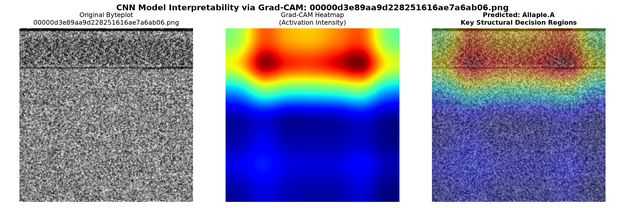
#> input picture outputs/explanations/00000d3e89aa9d228251616ae7a6ab06_gradcam.png, 625 x 208 px, shrunk from 2250 x 750 before the run
$ python create_project_infographic.py
#> lines starting #> are read from the running program, lines starting #| are printed output that depends on the picture
"""
create_project_infographic.py

Generates a publication-grade, crisp 4K visual infographic illustrating:
1. The Step-by-Step Operational Workflow (How it Works)
2. The Modular Software Architecture & Tech Stack (Project Structure)
"""

import os
import glob
from PIL import Image
import matplotlib
matplotlib.use("Agg")
import matplotlib.pyplot as plt
import matplotlib.patches as patches
from matplotlib.gridspec import GridSpec


def build_infographic(output_path="demo_presentation/project_working_and_structure.png"):
    os.makedirs(os.path.dirname(output_path), exist_ok=True)

    # 4K Canvas (16:9 ratio): 24 x 13.5 inches at 150 DPI = 3600 x 2025 px
    fig = plt.figure(figsize=(24, 13.5), facecolor="#070c14", dpi=150)
    gs = GridSpec(1, 1, figure=fig, left=0.01, right=0.99, top=0.98, bottom=0.02)
    ax = fig.add_subplot(gs[0])
    ax.set_facecolor("#070c14")
    ax.set_xlim(0, 100)
    ax.set_ylim(0, 100)
    ax.axis("off")

    # Colors
    C_BG_CARD   = "#0d1624"
    C_BORDER    = "#1b2c44"
    C_CYAN      = "#00d4ff"
    C_BLUE      = "#388bfd"
    C_GREEN     = "#00e676"
    C_RED       = "#ff1744"
    C_ORANGE    = "#ff9100"
    C_PURPLE    = "#a371f7"
    C_TEXT_MAIN = "#ffffff"
    C_TEXT_MUT  = "#8fa3bf"
    C_CODE_BG   = "#09101a"

    # =========================================================================
    # HEADER BANNER
    # =========================================================================
    ax.text(50, 97.2, "MALVISION: SYSTEM WORKING & MODULAR STRUCTURE",
            fontsize=22, fontweight="bold", color=C_CYAN, ha="center", va="center")
    ax.text(50, 94.8, "Deep Learning Binary-to-Texture Malware Classification & Explainable Threat Hunting Platform",
            fontsize=12, color=C_TEXT_MUT, ha="center", va="center")
    ax.plot([3, 97], [93.4, 93.4], color="#16273d", lw=1.5)

    def draw_card(x, y, w, h, title, subtitle=None, border_color=C_BORDER, header_color=C_CYAN, fill=C_BG_CARD):
        rect = patches.FancyBboxPatch((x, y), w, h, boxstyle="round,pad=0.5,rounding_size=1.0",
                                      facecolor=fill, edgecolor=border_color, linewidth=1.4, zorder=1)
        ax.add_patch(rect)
        ax.text(x + 1.2, y + h - 1.8, title, fontsize=11, fontweight="bold", color=header_color, va="center", zorder=2)
        if subtitle:
            ax.text(x + 1.2, y + h - 3.4, subtitle, fontsize=8, color=C_TEXT_MUT, va="center", zorder=2)
        ax.plot([x + 0.8, x + w - 0.8], [y + h - 4.5, y + h - 4.5], color="#182c44", lw=1, zorder=2)

    def draw_arrow(x1, y1, x2, y2, color=C_CYAN, label=None):
        ax.annotate("", xy=(x2, y2), xytext=(x1, y1),
                    arrowprops=dict(arrowstyle="-|>", color=color, lw=2.2, mutation_scale=16),
                    zorder=10)
        if label:
            ax.text((x1 + x2)/2, (y1 + y2)/2 + 1.2, label, fontsize=8, color=color,
                    ha="center", va="bottom", fontweight="bold", zorder=11)

    # =========================================================================
    # PART 1: THE OPERATIONAL WORKFLOW (HOW IT WORKS) - Top Half (Y: 50 to 92)
    # =========================================================================
    ax.text(3, 91.5, "PART 1: THE 4-STEP OPERATIONAL PIPELINE (HOW IT WORKS)",
            fontsize=12, fontweight="bold", color="#ffffff", va="center")

    # Step 1: Binary Ingestion
    draw_card(3, 52, 21, 37.5, "STEP 1: INGESTION", "Static Raw Byte Stream (No Execution)", border_color=C_BLUE, header_color=C_BLUE)

    # Hex Box
    hex_box = patches.FancyBboxPatch((4.2, 69.5), 18.6, 14.5, boxstyle="round,pad=0.3",
                                     facecolor=C_CODE_BG, edgecolor="#1a2f47", lw=1, zorder=3)
    ax.add_patch(hex_box)
    ax.text(4.8, 82.2, "OFFSET   HEX STREAM (BYTES 0-255)   ASCII", fontsize=7.2, family="monospace", color="#627d98", zorder=4)
    hex_lines = [
        "00000000 4D 5A 90 00 03 00 00 00  MZ......",
        "00000008 04 00 00 00 FF FF 00 00  ........",
        "00000010 B8 00 00 00 00 00 00 00  ........",
        "00000018 40 00 00 00 00 00 00 00  @.......",
        "00000020 00 00 00 00 00 00 00 00  ........",
        "00000028 00 00 00 00 00 00 00 00  ........",
        "00000030 00 00 00 00 F0 00 00 00  ........"
    ]
    for idx, l in enumerate(hex_lines):
        ax.text(4.8, 80.5 - idx * 1.4, l, fontsize=7.2, family="monospace",
                color="#00e5ff" if idx == 0 else "#a0b3c6", zorder=4)

    props1 = [
        "[+] Input: Raw .exe / .dll / .bin",
        "[+] 1D Array of N Bytes in [0, 255]",
        "[+] 100% Safe: Code NEVER executes",
        "[+] Immune to anti-VM / sleep tricks"
    ]
    for idx, p in enumerate(props1):
        ax.text(4.5, 65.5 - idx * 2.8, p, fontsize=8, color="#cbd5e1", zorder=4)

    draw_arrow(24.5, 70.5, 27.5, 70.5, color=C_CYAN, label="Bytes [0,255]")

    # Step 2: 2D Spatial Reshaping
    draw_card(28, 52, 22, 37.5, "STEP 2: SPATIAL RESHAPING", "Nataraj Heuristic: Byte -> Grayscale Pixel", border_color=C_CYAN, header_color=C_CYAN)

    math_box = patches.FancyBboxPatch((29.2, 75.5), 19.6, 8.5, boxstyle="round,pad=0.3",
                                      facecolor=C_CODE_BG, edgecolor="#1a2f47", lw=1, zorder=3)
    ax.add_patch(math_box)
    ax.text(30.0, 82.2, "HEURISTIC FORMULA", fontsize=8, fontweight="bold", color=C_CYAN, zorder=4)
    ax.text(30.0, 80.2, "Pixel (0-255) = Byte Value (0-255)", fontsize=7.5, family="monospace", color="#ffffff", zorder=4)
    ax.text(30.0, 78.4, "Width (W) = LookupTable(File Size)", fontsize=7.5, family="monospace", color="#ffffff", zorder=4)
    ax.text(30.0, 76.6, "Height (H) = ceil( File_Bytes / W )", fontsize=7.5, family="monospace", color="#8fa3bf", zorder=4)

    # Embed sample image
    sample_files = glob.glob("data/dataset/*/*.png")
    if sample_files:
        sample_img = Image.open(sample_files[0]).convert("L")
        img_ax = fig.add_axes([0.315, 0.54, 0.08, 0.14], zorder=5)
        img_ax.imshow(sample_img, cmap="gray")
        img_ax.axis("off")
        img_ax.set_title("Generated Byteplot", fontsize=7.5, color=C_CYAN, pad=3)

    props2 = [
        "Width Rule:",
        "<10KB -> 32px",
        "10-30KB -> 64px",
        "30-60KB -> 128px",
        "60-100KB -> 256px",
        ">1MB -> 1024px"
    ]
    for idx, p in enumerate(props2):
        ax.text(41.5, 68.0 - idx * 2.5, p, fontsize=7.5, family="monospace",
                color=C_CYAN if idx == 0 else "#a0b3c6", zorder=4)

    draw_arrow(50.5, 70.5, 53.5, 70.5, color=C_CYAN, label="Grayscale PNG")

    # Step 3: ResNet-18 Feature Extraction
    draw_card(54, 52, 22, 37.5, "STEP 3: DEEP CNN BACKBONE", "ResNet-18 Grayscale Feature Extraction", border_color=C_PURPLE, header_color=C_PURPLE)

    stages = [
        ("Conv1 (7x7, s=2)", "64 x 112x112", "Section edges & margins", "#2979ff"),
        ("Residual Layer 1", "64 x 56x56", "Opcode instruction static", "#00b0ff"),
        ("Residual Layer 2", "128 x 28x28", "String tables & data loops", "#00e5ff"),
        ("Residual Layer 3", "256 x 14x14", "Code-to-payload ratios", "#00e676"),
        ("Residual Layer 4", "512 x 7x7", "Family signature blueprint", "#ff9100"),
    ]
    for idx, (sname, dim, role, col) in enumerate(stages):
        sy = 83.5 - idx * 5.2
        s_rect = patches.FancyBboxPatch((55.2, sy - 4.2), 19.6, 4.4, boxstyle="round,pad=0.2",
                                        facecolor=C_CODE_BG, edgecolor=col, lw=1.1, zorder=3)
        ax.add_patch(s_rect)
        ax.text(56.0, sy - 1.5, sname, fontsize=8, fontweight="bold", color="#ffffff", zorder=4)
        ax.text(56.0, sy - 3.2, role, fontsize=7.2, color="#94a3b8", zorder=4)
        ax.text(73.5, sy - 2.4, dim, fontsize=7, family="monospace", color=col, ha="right", va="center", zorder=4)

    draw_arrow(76.5, 70.5, 79.5, 70.5, color=C_CYAN, label="512-d Latent")

    # Step 4: Decision & Explainability
    draw_card(80, 52, 17, 37.5, "STEP 4: TRIAGE & EXPLAIN", "Output Scoring & Grad-CAM Heatmap", border_color=C_GREEN, header_color=C_GREEN)

    # Threat Triage Badges
    badges = [
        ("CRITICAL", "> 85%", C_RED, "Definite family match. Quarantine."),
        ("SUSPICIOUS", "60-85%", C_ORANGE, "Possible hybrid. Audit needed."),
        ("INCONCLUSIVE", "< 60%", C_GREEN, "Likely clean file (e.g. cmd.exe)")
    ]
    for idx, (bname, bthresh, bcol, bdesc) in enumerate(badges):
        by = 83.0 - idx * 4.8
        b_p = patches.FancyBboxPatch((81.2, by - 3.6), 14.6, 3.8, boxstyle="round,pad=0.2",
                                    facecolor=C_CODE_BG, edgecolor=bcol, lw=1, zorder=3)
        ax.add_patch(b_p)
        ax.text(82.0, by - 1.5, bname, fontsize=8, fontweight="bold", color=bcol, zorder=4)
        ax.text(94.5, by - 1.5, bthresh, fontsize=7.2, color="#cbd5e1", ha="right", zorder=4)
        ax.text(82.0, by - 3.0, bdesc, fontsize=6.5, color="#8fa3bf", zorder=4)

    # Embed GradCAM
    gc_files = glob.glob("outputs/explanations/*.png")
    if gc_files:
        gc_img = Image.open(gc_files[0])
#> gc_img is the input picture: PIL image 625x208 RGBA; mean R, G, B, A 145, 142.4, 165.7, 255
        gc_ax = fig.add_axes([0.815, 0.54, 0.145, 0.09], zorder=5)
        gc_ax.imshow(gc_img)
        gc_ax.axis("off")
        gc_ax.set_title("Grad-CAM Thermal Heatmap", fontsize=7.2, color=C_ORANGE, pad=2)

    # Dividing line between Part 1 and Part 2
    ax.plot([3, 97], [48.0, 48.0], color="#16273d", lw=1.5)

    # =========================================================================
    # PART 2: MODULAR SOFTWARE STRUCTURE (HOW THE PROJECT IS BUILT) - Bottom (Y: 4 to 45)
    # =========================================================================
    ax.text(3, 46.0, "PART 2: MODULAR PROJECT ARCHITECTURE & CODEBASE STRUCTURE",
            fontsize=12, fontweight="bold", color="#ffffff", va="center")

    # Layer A: User Interaction Layer
    draw_card(3, 4, 21, 39, "LAYER 1: USER INTERACTION", "Streamlit Threat Hunter Web Interface", border_color=C_CYAN, header_color=C_CYAN)
    ui_items = [
        ("app.py", "Main Streamlit Dashboard", "Web UI for drag-and-drop, gauges & results"),
        ("start.bat", "1-Click Windows Launcher", "Automates python environment & browser launch"),
        ("Single File Tab", "Real-time File Triage", "Instant byteplot toggle, top-5 confidence meters"),
        ("Batch Triage Tab", "Multi-File Ingestion", "Uploads dozens of binaries for bulk analysis"),
        ("Dataset Gallery", "Malimg Visual Explorer", "Browse & inspect sample textures across 26 classes")
    ]
    for idx, (fn, role, desc) in enumerate(ui_items):
        iy = 36.5 - idx * 6.0
        i_box = patches.FancyBboxPatch((4.2, iy - 4.5), 18.6, 5.0, boxstyle="round,pad=0.2",
                                       facecolor=C_CODE_BG, edgecolor="#1a2f47", lw=1, zorder=3)
        ax.add_patch(i_box)
        ax.text(5.0, iy - 1.5, fn, fontsize=8, fontweight="bold", family="monospace", color=C_CYAN, zorder=4)
        ax.text(5.0, iy - 2.8, role, fontsize=7.2, fontweight="bold", color="#ffffff", zorder=4)
        ax.text(5.0, iy - 4.0, desc, fontsize=6.5, color="#8fa3bf", zorder=4)

    # Layer B: Inference & Processing Engine
    draw_card(27, 4, 22, 39, "LAYER 2: CORE AI ENGINE", "PyTorch Modeling, Training & Inference", border_color=C_BLUE, header_color=C_BLUE)
    ai_items = [
        ("model.py", "ResNet-18 Grayscale Surgery", "Averages RGB weights [64,3,7,7] -> [64,1,7,7]"),
        ("train.py", "Optimization Loop", "Adam, lr=1e-4, CrossEntropyLoss, ReduceLROnPlateau"),
        ("predict.py", "CLI Inference Engine", "Processes files, outputs top-k family rankings"),
        ("evaluate.py", "Evaluation Metrics", "Computes confusion matrix & classification report"),
        ("tracker.py", "Real-time Training Monitor", "Tracks epoch loss & accuracy curves during training")
    ]
    for idx, (fn, role, desc) in enumerate(ai_items):
        iy = 36.5 - idx * 6.0
        i_box = patches.FancyBboxPatch((28.2, iy - 4.5), 19.6, 5.0, boxstyle="round,pad=0.2",
                                       facecolor=C_CODE_BG, edgecolor="#1a2f47", lw=1, zorder=3)
        ax.add_patch(i_box)
        ax.text(29.0, iy - 1.5, fn, fontsize=8, fontweight="bold", family="monospace", color=C_BLUE, zorder=4)
        ax.text(29.0, iy - 2.8, role, fontsize=7.2, fontweight="bold", color="#ffffff", zorder=4)
        ax.text(29.0, iy - 4.0, desc, fontsize=6.5, color="#8fa3bf", zorder=4)

    # Layer C: Data Transformation & Explainability
    draw_card(52, 4, 22, 39, "LAYER 3: DATA & EXPLAINABILITY", "Byte Conversion & Grad-CAM Heatmaps", border_color=C_ORANGE, header_color=C_ORANGE)
    data_items = [
        ("binary_to_image.py", "Nataraj Conversion Engine", "Maps raw byte arrays to 2D grayscale PNGs"),
        ("explain.py", "Grad-CAM Implementation", "Hooks Layer 4 feature maps, calculates gradients"),
        ("dataset.py", "PyTorch Dataset Loader", "Implements stratified 70/15/15 train/val/test splits"),
        ("config.py", "Central Configuration", "Single source of truth for paths, width table & hyperparams"),
        ("download_malimg.py", "Dataset Pipeline", "Automates acquisition & extraction of Malimg corpus")
    ]
    for idx, (fn, role, desc) in enumerate(data_items):
        iy = 36.5 - idx * 6.0
        i_box = patches.FancyBboxPatch((53.2, iy - 4.5), 19.6, 5.0, boxstyle="round,pad=0.2",
                                       facecolor=C_CODE_BG, edgecolor="#1a2f47", lw=1, zorder=3)
        ax.add_patch(i_box)
        ax.text(54.0, iy - 1.5, fn, fontsize=8, fontweight="bold", family="monospace", color=C_ORANGE, zorder=4)
        ax.text(54.0, iy - 2.8, role, fontsize=7.2, fontweight="bold", color="#ffffff", zorder=4)
        ax.text(54.0, iy - 4.0, desc, fontsize=6.5, color="#8fa3bf", zorder=4)

    # Layer D: Storage & Threat Intelligence
    draw_card(77, 4, 20, 39, "LAYER 4: INTEL & STORAGE", "Knowledge Base, Weights & Samples", border_color=C_GREEN, header_color=C_GREEN)
    storage_items = [
        ("malware_intel.py", "Threat Intelligence Dossiers", "26 family knowledge base: vectors & remediations"),
        ("best_model.pth", "Trained ResNet-18 Weights", "42.7 MB pre-trained weights (97.86% accuracy)"),
        ("test_samples/", "Verification Test Suite", "15 pre-loaded samples (10 malware + 5 clean Windows)"),
        ("demo_presentation/", "Presentation Package", "Contains 4K diagrams, IEEE paper, and reports"),
        ("IEEE Paper & PDF", "Academic Documentation", "11-page IEEE paper + 4-page executive report")
    ]
    for idx, (fn, role, desc) in enumerate(storage_items):
        iy = 36.5 - idx * 6.0
        i_box = patches.FancyBboxPatch((78.2, iy - 4.5), 17.6, 5.0, boxstyle="round,pad=0.2",
                                       facecolor=C_CODE_BG, edgecolor="#1a2f47", lw=1, zorder=3)
        ax.add_patch(i_box)
        ax.text(79.0, iy - 1.5, fn, fontsize=8, fontweight="bold", family="monospace", color=C_GREEN, zorder=4)
        ax.text(79.0, iy - 2.8, role, fontsize=7.2, fontweight="bold", color="#ffffff", zorder=4)
        ax.text(79.0, iy - 4.0, desc, fontsize=6.5, color="#8fa3bf", zorder=4)

    # Connectors between layers
    draw_arrow(24.2, 23.5, 26.8, 23.5, color=C_CYAN, label="API Calls")
    draw_arrow(49.2, 23.5, 51.8, 23.5, color=C_BLUE, label="Tensors")
    draw_arrow(74.2, 23.5, 76.8, 23.5, color=C_ORANGE, label="Weights & Intel")

    plt.savefig(output_path, dpi=150, facecolor=fig.get_facecolor(), edgecolor="none")
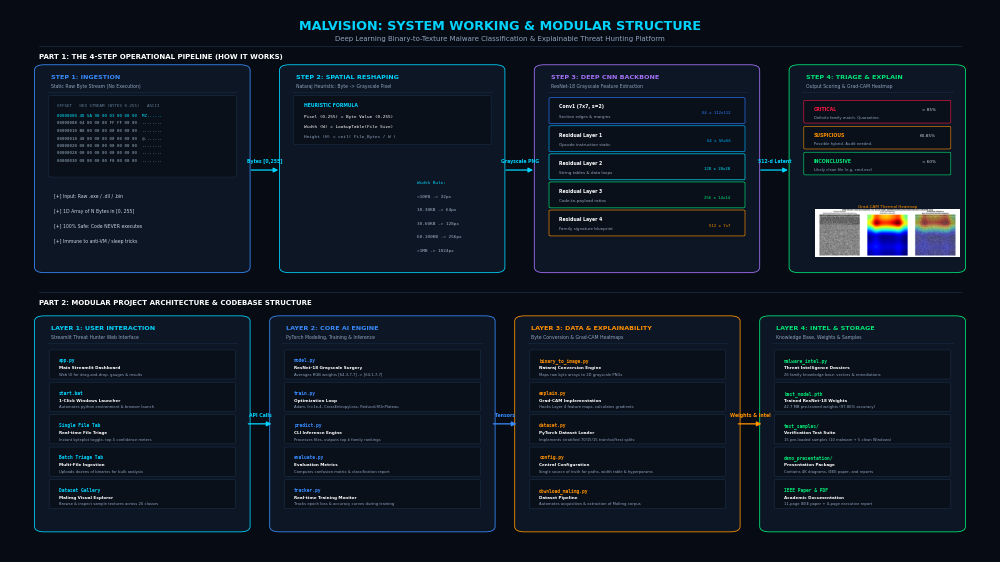
#> figure drawn by matplotlib, 2 panels
    plt.close(fig)
    print(f"[SUCCESS] Infographic generated: {output_path}")
    return output_path


if __name__ == "__main__":
    build_infographic()
